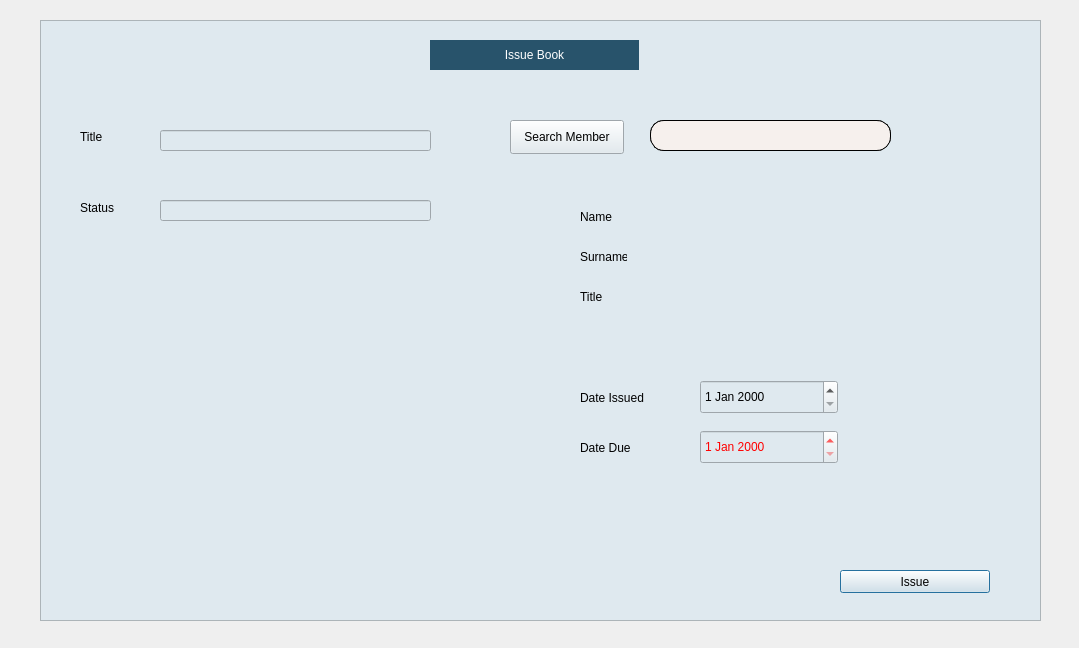
<?xml version="1.0" encoding="UTF-8"?>
<ui version="4.0">
 <class>issuebook</class>
 <widget class="QDialog" name="issuebook">
  <property name="geometry">
   <rect>
    <x>0</x>
    <y>0</y>
    <width>1079</width>
    <height>648</height>
   </rect>
  </property>
  <property name="windowTitle">
   <string>Dialog</string>
  </property>
  <widget class="QFrame" name="frame">
   <property name="geometry">
    <rect>
     <x>40</x>
     <y>20</y>
     <width>1001</width>
     <height>601</height>
    </rect>
   </property>
   <property name="styleSheet">
    <string notr="true">background-color: rgb(223, 233, 239);</string>
   </property>
   <property name="frameShape">
    <enum>QFrame::StyledPanel</enum>
   </property>
   <property name="frameShadow">
    <enum>QFrame::Plain</enum>
   </property>
   <widget class="QPushButton" name="btnupdatebook">
    <property name="geometry">
     <rect>
      <x>800</x>
      <y>550</y>
      <width>150</width>
      <height>23</height>
     </rect>
    </property>
    <property name="styleSheet">
     <string notr="true">font: 75 9pt &quot;Yu Gothic UI&quot;;</string>
    </property>
    <property name="text">
     <string>Issue</string>
    </property>
   </widget>
   <widget class="QLabel" name="label_3">
    <property name="geometry">
     <rect>
      <x>40</x>
      <y>180</y>
      <width>47</width>
      <height>16</height>
     </rect>
    </property>
    <property name="styleSheet">
     <string notr="true">font: 75 9pt &quot;Yu Gothic UI&quot;;</string>
    </property>
    <property name="text">
     <string>Status</string>
    </property>
   </widget>
   <widget class="QLabel" name="label">
    <property name="geometry">
     <rect>
      <x>40</x>
      <y>110</y>
      <width>47</width>
      <height>14</height>
     </rect>
    </property>
    <property name="styleSheet">
     <string notr="true">font: 75 9pt &quot;Yu Gothic UI&quot;;</string>
    </property>
    <property name="text">
     <string>Title</string>
    </property>
   </widget>
   <widget class="QLineEdit" name="uStatus">
    <property name="geometry">
     <rect>
      <x>120</x>
      <y>180</y>
      <width>271</width>
      <height>21</height>
     </rect>
    </property>
   </widget>
   <widget class="QLabel" name="LibraryTitle_3">
    <property name="geometry">
     <rect>
      <x>390</x>
      <y>20</y>
      <width>209</width>
      <height>30</height>
     </rect>
    </property>
    <property name="maximumSize">
     <size>
      <width>16777215</width>
      <height>30</height>
     </size>
    </property>
    <property name="styleSheet">
     <string notr="true">background: rgba(40, 83, 107, 1);
font: 75 9pt &quot;Yu Gothic UI&quot;;
color: white;</string>
    </property>
    <property name="text">
     <string>Issue Book</string>
    </property>
    <property name="alignment">
     <set>Qt::AlignCenter</set>
    </property>
   </widget>
   <widget class="QLineEdit" name="uBookTitle">
    <property name="geometry">
     <rect>
      <x>120</x>
      <y>110</y>
      <width>271</width>
      <height>21</height>
     </rect>
    </property>
   </widget>
   <widget class="QPushButton" name="pushButton">
    <property name="geometry">
     <rect>
      <x>470</x>
      <y>100</y>
      <width>114</width>
      <height>34</height>
     </rect>
    </property>
    <property name="styleSheet">
     <string notr="true">font: 75 9pt &quot;Yu Gothic UI&quot;;</string>
    </property>
    <property name="text">
     <string>Search Member</string>
    </property>
   </widget>
   <widget class="QFrame" name="searchFrame">
    <property name="geometry">
     <rect>
      <x>610</x>
      <y>100</y>
      <width>241</width>
      <height>31</height>
     </rect>
    </property>
    <property name="styleSheet">
     <string notr="true">border: 1px solid #000000;
border-radius: 14px;
background-color: rgb(246, 240, 237);</string>
    </property>
    <property name="frameShape">
     <enum>QFrame::StyledPanel</enum>
    </property>
    <property name="frameShadow">
     <enum>QFrame::Plain</enum>
    </property>
    <widget class="QLineEdit" name="txtSearchBook">
     <property name="geometry">
      <rect>
       <x>0</x>
       <y>0</y>
       <width>241</width>
       <height>31</height>
      </rect>
     </property>
    </widget>
   </widget>
   <widget class="QLabel" name="label_2">
    <property name="geometry">
     <rect>
      <x>540</x>
      <y>190</y>
      <width>47</width>
      <height>14</height>
     </rect>
    </property>
    <property name="styleSheet">
     <string notr="true">font: 75 9pt &quot;Yu Gothic UI&quot;;</string>
    </property>
    <property name="text">
     <string>Name</string>
    </property>
   </widget>
   <widget class="QLabel" name="label_4">
    <property name="geometry">
     <rect>
      <x>540</x>
      <y>230</y>
      <width>47</width>
      <height>14</height>
     </rect>
    </property>
    <property name="styleSheet">
     <string notr="true">font: 75 9pt &quot;Yu Gothic UI&quot;;</string>
    </property>
    <property name="text">
     <string>Surname</string>
    </property>
   </widget>
   <widget class="QLabel" name="label_5">
    <property name="geometry">
     <rect>
      <x>540</x>
      <y>270</y>
      <width>47</width>
      <height>14</height>
     </rect>
    </property>
    <property name="styleSheet">
     <string notr="true">font: 75 9pt &quot;Yu Gothic UI&quot;;</string>
    </property>
    <property name="text">
     <string>Title</string>
    </property>
   </widget>
   <widget class="QLabel" name="label_6">
    <property name="geometry">
     <rect>
      <x>540</x>
      <y>370</y>
      <width>71</width>
      <height>16</height>
     </rect>
    </property>
    <property name="styleSheet">
     <string notr="true">font: 75 9pt &quot;Yu Gothic UI&quot;;</string>
    </property>
    <property name="text">
     <string>Date Issued</string>
    </property>
   </widget>
   <widget class="QLabel" name="label_7">
    <property name="geometry">
     <rect>
      <x>540</x>
      <y>420</y>
      <width>71</width>
      <height>16</height>
     </rect>
    </property>
    <property name="styleSheet">
     <string notr="true">font: 75 9pt &quot;Yu Gothic UI&quot;;</string>
    </property>
    <property name="text">
     <string>Date Due</string>
    </property>
   </widget>
   <widget class="QDateEdit" name="CurrentDate">
    <property name="geometry">
     <rect>
      <x>660</x>
      <y>360</y>
      <width>138</width>
      <height>34</height>
     </rect>
    </property>
    <property name="styleSheet">
     <string notr="true">font: 75 9pt &quot;Yu Gothic UI&quot;;</string>
    </property>
   </widget>
   <widget class="QDateEdit" name="dateEdit">
    <property name="geometry">
     <rect>
      <x>660</x>
      <y>410</y>
      <width>138</width>
      <height>34</height>
     </rect>
    </property>
    <property name="styleSheet">
     <string notr="true">font: 75 9pt &quot;Yu Gothic UI&quot;;
color: red;</string>
    </property>
   </widget>
  </widget>
 </widget>
 <resources/>
 <connections/>
</ui>
